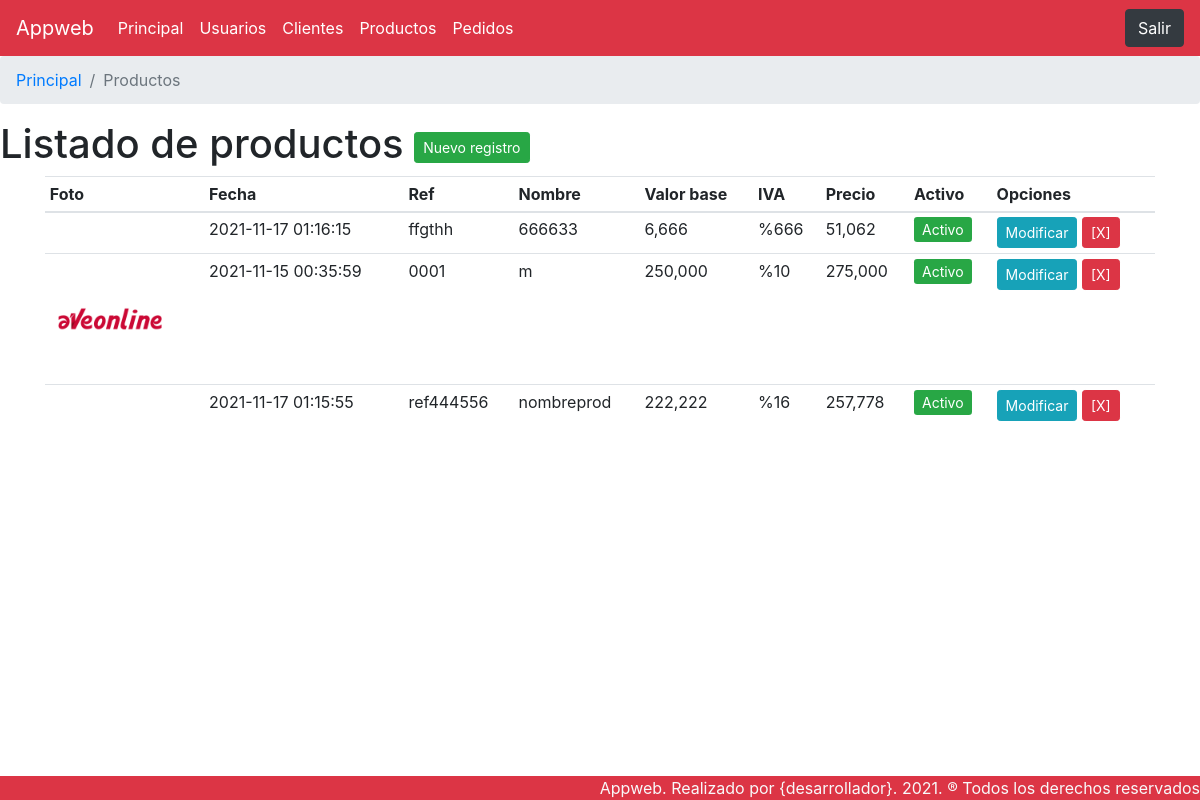
The page /productos.php (signed in) on the database its author committed.
### tables this page shows
CREATE TABLE `tblproductos` (
  `id` bigint(20) NOT NULL,
  `referencia` varchar(20) NOT NULL,
  `nombre` varchar(50) NOT NULL,
  `valorbase` double NOT NULL,
  `iva` int(2) NOT NULL,
  `descripcion` varchar(1000) NOT NULL,
  `imagen` varchar(100) NOT NULL,
  `estado` int(1) NOT NULL,
  `usuario` bigint(20) NOT NULL,
  `fecharegistro` timestamp NOT NULL DEFAULT current_timestamp(),
  `fechamodificacion` timestamp NOT NULL DEFAULT current_timestamp() ON UPDATE current_timestamp()
);

### clases/conexion.php (called while the page is built, shortened)
<?php
class conexion {
    public function __construct() {
        $this->conectar = new mysqli(DB_HOST, DB_USER, DB_PASS, DB_NAME);
    }
}

### clases/productos.php (called while the page is built, shortened)
<?php
require_once("conexion.php");
include("archivos.php");
class productos extends conexion{
    public function __construct()
    {
        $this->tabla="tblproductos";
    }
    function listar($param="") {
        $sql=" select id, nombre, referencia,imagen,valorbase,iva , descripcion, estado,fecharegistro,valorbase from ".$this->tabla;
        $sql.=" order by nombre asc";
        $resultado=$this->conectar->query($sql);
        $data=array();
        if ($resultado->num_rows>0) {
            while($fila=$resultado->fetch_array()) {
                $data[]=$fila;
            }
        }
        return $data;
    }
}

### clases/archivos.php (called while the page is built, shortened)
<?php
class archivos {
    function __construct()
    {
        $this->ruta="assets/img/";
    }
    function cargaruta() {
        return $this->ruta;
    }
}

### productos.php (the view, shortened to what this page needs)
<?php
include("clases/productos.php");
$registro=new productos;
?>
<!DOCTYPE html>
<html lang="en">
    <head>
        <link rel="stylesheet" href="https://stackpath.bootstrapcdn.com/bootstrap/4.4.1/css/bootstrap.min.css">
    </head>
    <body>
        <?php include("incluidos/encabezado.php");?>
<nav aria-label="breadcrumb">
  <ol class="breadcrumb">
    <li class="breadcrumb-item"><a href="principal.php">Principal</a></li>
    <li class="breadcrumb-item active" aria-current="page">Productos</li>
  </ol>
</nav>
<h1>Listado de productos
<span class="text-right">
    <a href="productos-formulario.php" class="btn btn-success btn-sm" title="Click para crear un nuevo registro">Nuevo registro</a>
    <br>
</span>
</h1>
 <div class="container">
    <table class="table table-hover table-sm w-100">
        <thead class="">
            <tr>
                <th>Foto</th>
                <th>Fecha</th>
                <th>Ref</th>
                <th>Nombre</th>
                <th>Valor base</th>
                <th>IVA</th>
                <th>Precio</th>
                <th>Activo</th>
                <th>Opciones</th>
            </tr>
        </thead>
        <tbody>
        <?php
          $listado=$registro->listar();
          foreach($listado as $fila) {
        ?>
            <tr>
                <td>
                <?php
                if ($fila["imagen"]<>"") {
                    $archivo=new archivos;
                    $ruta=$archivo->cargaruta();
                    if (is_file($ruta.$fila["imagen"])) {
                        ?>
                        <img src="<?php echo $ruta.$fila["imagen"];?>" class="image" style="width:120px;">
                        <?php
                    }
                }
                ?>
                </td>
                <td><?php echo $fila['fecharegistro'];?></td>
                <td><?php echo $fila['referencia'];?></td>
                <td><?php echo $fila['nombre'];?></td>
                <td><?php echo number_format($fila['valorbase'],0);?></td>
                <td>%<?php echo $fila['iva'];?></td>
                <td><?php
                $precio=$fila['valorbase']*(1+($fila['iva']/100));
                $precio=number_format($precio,0);
                echo $precio;
                ?></td>
                <td>
                <?php if ($fila["estado"]==1) {?>
                    <span class="btn-success btn-sm">Activo</span>
                <?php } else {?>
                    <span class="btn-danger btn-sm">Inactivo</span>
                <?php } ?>
                </td>
                <td>
                    <a href="productos-formulario.php?id=<?php echo $fila["id"];?>"  title="Click para modificar" class="btn btn-info btn-sm">Modificar</a>
                    <a href="?id=<?php echo $fila["id"];?>"  title="Click para eliminar" class="btn btn-danger btn-sm">[X]</a>
                </td>
            </tr>
        <?php
          }
        ?>
        </tbody>
    </table>
</div>
        <?php include("incluidos/footer.php");?>
    </body>
</html>

### incluidos/encabezado.php (shortened to what this page needs)
<nav class="navbar navbar-expand-lg navbar-dark bg-danger">
  <div class="collapse navbar-collapse" id="navbarTogglerDemo01">
    <a class="navbar-brand" href="principal.php">Appweb</a>
    <ul class="navbar-nav mr-auto mt-2 mt-lg-0">
      <li class="nav-item active">
        <a class="nav-link" href="principal.php">Principal <span class="sr-only">(current)</span></a>
      </li>
      <li class="nav-item active">
        <a class="nav-link" href="usuarios.php">Usuarios</a>
      </li>
      <li class="nav-item active">
        <a class="nav-link" href="clientes.php">Clientes</a>
      </li>
      <li class="nav-item active">
        <a class="nav-link" href="productos.php">Productos</a>
      </li>
      <li class="nav-item active">
        <a class="nav-link" href="pedidos.php">Pedidos</a>
      </li>
    </ul>
    <form class="form-inline my-2 my-lg-0">
      <a href="salir.php" class="btn btn-dark my-2 my-sm-0">Salir</a>
    </form>
  </div>
</nav>

### incluidos/footer.php (shortened to what this page needs)
<footer class="fixed-bottom text-light bg-danger text-right">
    Appweb. Realizado por {desarrollador}. <?php echo date("Y");?>. &reg; Todos los derechos reservados
</footer>

### rows shown on the page
tblproductos: fecharegistro "2021-11-17 01:16:15", referencia "ffgthh", nombre "666633", valorbase "6,666", iva "666", precio "51,062", estado "Activo"
tblproductos: imagen (picture), fecharegistro "2021-11-15 00:35:59", referencia "0001", nombre "m", valorbase "250,000", iva "10", precio "275,000", estado "Activo"
tblproductos: fecharegistro "2021-11-17 01:15:55", referencia "ref444556", nombre "nombreprod", valorbase "222,222", iva "16", precio "257,778", estado "Activo"
